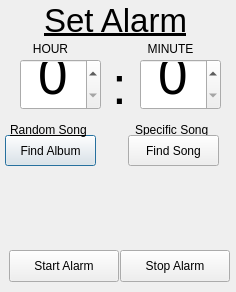
<?xml version="1.0" encoding="UTF-8"?>
<ui version="4.0">
 <class>PyAlarmWindow</class>
 <widget class="QDialog" name="PyAlarmWindow">
  <property name="geometry">
   <rect>
    <x>0</x>
    <y>0</y>
    <width>236</width>
    <height>292</height>
   </rect>
  </property>
  <property name="windowTitle">
   <string>PyAlarm</string>
  </property>
  <widget class="QPushButton" name="find_album_button">
   <property name="geometry">
    <rect>
     <x>5</x>
     <y>135</y>
     <width>91</width>
     <height>31</height>
    </rect>
   </property>
   <property name="cursor">
    <cursorShape>PointingHandCursor</cursorShape>
   </property>
   <property name="toolTip">
    <string extracomment="play a random song from a specific album"/>
   </property>
   <property name="layoutDirection">
    <enum>Qt::LeftToRight</enum>
   </property>
   <property name="text">
    <string>Find Album</string>
   </property>
  </widget>
  <widget class="QSpinBox" name="hour_spinbox">
   <property name="geometry">
    <rect>
     <x>20</x>
     <y>59</y>
     <width>81</width>
     <height>51</height>
    </rect>
   </property>
   <property name="font">
    <font>
     <pointsize>40</pointsize>
    </font>
   </property>
   <property name="alignment">
    <set>Qt::AlignBottom|Qt::AlignHCenter</set>
   </property>
   <property name="maximum">
    <number>24</number>
   </property>
  </widget>
  <widget class="QLabel" name="hour_label">
   <property name="geometry">
    <rect>
     <x>20</x>
     <y>39</y>
     <width>61</width>
     <height>20</height>
    </rect>
   </property>
   <property name="text">
    <string>HOUR</string>
   </property>
   <property name="alignment">
    <set>Qt::AlignCenter</set>
   </property>
  </widget>
  <widget class="QLabel" name="minute_label">
   <property name="geometry">
    <rect>
     <x>140</x>
     <y>39</y>
     <width>61</width>
     <height>20</height>
    </rect>
   </property>
   <property name="text">
    <string>MINUTE</string>
   </property>
   <property name="alignment">
    <set>Qt::AlignCenter</set>
   </property>
  </widget>
  <widget class="QSpinBox" name="minute_spinbox">
   <property name="geometry">
    <rect>
     <x>140</x>
     <y>59</y>
     <width>81</width>
     <height>51</height>
    </rect>
   </property>
   <property name="font">
    <font>
     <pointsize>40</pointsize>
    </font>
   </property>
   <property name="alignment">
    <set>Qt::AlignBottom|Qt::AlignHCenter</set>
   </property>
   <property name="maximum">
    <number>59</number>
   </property>
  </widget>
  <widget class="QLabel" name="colon_label">
   <property name="geometry">
    <rect>
     <x>112</x>
     <y>60</y>
     <width>16</width>
     <height>51</height>
    </rect>
   </property>
   <property name="font">
    <font>
     <pointsize>40</pointsize>
    </font>
   </property>
   <property name="text">
    <string>:</string>
   </property>
  </widget>
  <widget class="QLabel" name="set_alarm_label">
   <property name="geometry">
    <rect>
     <x>25</x>
     <y>5</y>
     <width>181</width>
     <height>31</height>
    </rect>
   </property>
   <property name="font">
    <font>
     <pointsize>25</pointsize>
     <underline>true</underline>
    </font>
   </property>
   <property name="text">
    <string>Set Alarm</string>
   </property>
   <property name="alignment">
    <set>Qt::AlignCenter</set>
   </property>
  </widget>
  <widget class="QLabel" name="random_song_label">
   <property name="geometry">
    <rect>
     <x>10</x>
     <y>120</y>
     <width>91</width>
     <height>20</height>
    </rect>
   </property>
   <property name="font">
    <font>
     <underline>true</underline>
    </font>
   </property>
   <property name="text">
    <string>Random Song</string>
   </property>
  </widget>
  <widget class="QLabel" name="specific_song_label">
   <property name="geometry">
    <rect>
     <x>135</x>
     <y>120</y>
     <width>91</width>
     <height>20</height>
    </rect>
   </property>
   <property name="font">
    <font>
     <underline>true</underline>
    </font>
   </property>
   <property name="text">
    <string>Specific Song</string>
   </property>
  </widget>
  <widget class="QPushButton" name="find_song_button">
   <property name="geometry">
    <rect>
     <x>128</x>
     <y>135</y>
     <width>91</width>
     <height>31</height>
    </rect>
   </property>
   <property name="cursor">
    <cursorShape>PointingHandCursor</cursorShape>
   </property>
   <property name="text">
    <string>Find Song</string>
   </property>
  </widget>
  <widget class="QLabel" name="random_song_display_label">
   <property name="geometry">
    <rect>
     <x>7</x>
     <y>173</y>
     <width>221</width>
     <height>51</height>
    </rect>
   </property>
   <property name="palette">
    <palette>
     <active>
      <colorrole role="WindowText">
       <brush brushstyle="SolidPattern">
        <color alpha="255">
         <red>0</red>
         <green>0</green>
         <blue>255</blue>
        </color>
       </brush>
      </colorrole>
     </active>
     <inactive>
      <colorrole role="WindowText">
       <brush brushstyle="SolidPattern">
        <color alpha="255">
         <red>0</red>
         <green>0</green>
         <blue>255</blue>
        </color>
       </brush>
      </colorrole>
     </inactive>
     <disabled>
      <colorrole role="WindowText">
       <brush brushstyle="SolidPattern">
        <color alpha="255">
         <red>69</red>
         <green>69</green>
         <blue>69</blue>
        </color>
       </brush>
      </colorrole>
     </disabled>
    </palette>
   </property>
   <property name="text">
    <string/>
   </property>
   <property name="alignment">
    <set>Qt::AlignCenter</set>
   </property>
   <property name="wordWrap">
    <bool>true</bool>
   </property>
  </widget>
  <widget class="QLabel" name="specific_song_display_label">
   <property name="enabled">
    <bool>false</bool>
   </property>
   <property name="geometry">
    <rect>
     <x>7</x>
     <y>173</y>
     <width>221</width>
     <height>51</height>
    </rect>
   </property>
   <property name="palette">
    <palette>
     <active>
      <colorrole role="WindowText">
       <brush brushstyle="SolidPattern">
        <color alpha="255">
         <red>0</red>
         <green>0</green>
         <blue>255</blue>
        </color>
       </brush>
      </colorrole>
     </active>
     <inactive>
      <colorrole role="WindowText">
       <brush brushstyle="SolidPattern">
        <color alpha="255">
         <red>0</red>
         <green>0</green>
         <blue>255</blue>
        </color>
       </brush>
      </colorrole>
     </inactive>
     <disabled>
      <colorrole role="WindowText">
       <brush brushstyle="SolidPattern">
        <color alpha="255">
         <red>69</red>
         <green>69</green>
         <blue>69</blue>
        </color>
       </brush>
      </colorrole>
     </disabled>
    </palette>
   </property>
   <property name="text">
    <string/>
   </property>
   <property name="alignment">
    <set>Qt::AlignCenter</set>
   </property>
   <property name="wordWrap">
    <bool>true</bool>
   </property>
  </widget>
  <widget class="QPushButton" name="start_alarm_button">
   <property name="geometry">
    <rect>
     <x>9</x>
     <y>250</y>
     <width>110</width>
     <height>32</height>
    </rect>
   </property>
   <property name="cursor">
    <cursorShape>PointingHandCursor</cursorShape>
   </property>
   <property name="text">
    <string>Start Alarm</string>
   </property>
   <property name="checkable">
    <bool>false</bool>
   </property>
  </widget>
  <widget class="QPushButton" name="stop_alarm_button">
   <property name="geometry">
    <rect>
     <x>120</x>
     <y>250</y>
     <width>110</width>
     <height>32</height>
    </rect>
   </property>
   <property name="cursor">
    <cursorShape>PointingHandCursor</cursorShape>
   </property>
   <property name="text">
    <string>Stop Alarm</string>
   </property>
  </widget>
 </widget>
 <resources/>
 <connections/>
</ui>
